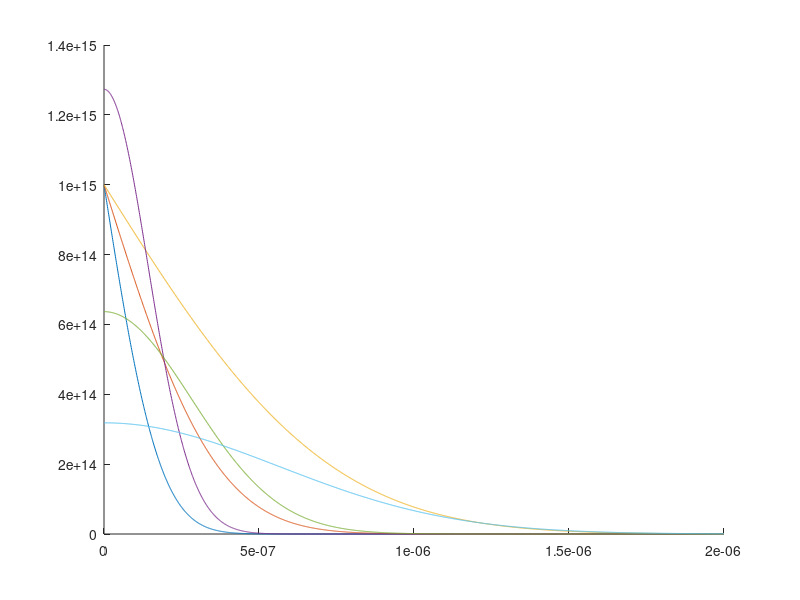

MATLAB code for this plot:
function []=Fick()
% IN=input('输入参数');
hold on;
Cb = 10;
Cs = 10^15;

t1 = 1000;
DT = 1/1000000^2*[0.1^2,0.2^2,0.4^2];
z = 0:10^(-9):2*10^(-6);

C1 = Cs*erfc(z/(2*sqrt(DT(1))));
C2 = Cs*erfc(z/(2*sqrt(DT(2))));
C3 = Cs*erfc(z/(2*sqrt(DT(3))));
Qt1 = 2/sqrt(pi)*Cs*sqrt(DT(1));
Qt2 = 2/sqrt(pi)*Cs*sqrt(DT(2));
Qt3 = 2/sqrt(pi)*Cs*sqrt(DT(3));

plot(z,C1);
plot(z,C2);
plot(z,C3);
% semilogy(z,C1);
% semilogy(z,C2);
% semilogy(z,C3);

% C1= 0:0.000001:0.1;
% set(gca, 'XLim',[0,1]);
% set(gca, 'YLim',[0,1]);

CC1=Qt2/sqrt(pi*DT(1))*exp(-z.^2/(4*DT(1)));
CC2=Qt2/sqrt(pi*DT(2))*exp(-z.^2/(4*DT(2)));
CC3=Qt2/sqrt(pi*DT(3))*exp(-z.^2/(4*DT(3)));

plot(z,CC1);
plot(z,CC2);
plot(z,CC3);

Qt = [Qt1,Qt2,Qt3];
disp(Qt);

x(1) = sqrt(4*DT(1)*log(Qt2/(Cb*sqrt(pi*DT(1)))));
x(2) = sqrt(4*DT(2)*log(Qt2/(Cb*sqrt(pi*DT(2)))));
x(3) = sqrt(4*DT(3)*log(Qt2/(Cb*sqrt(pi*DT(3)))));
disp(x);